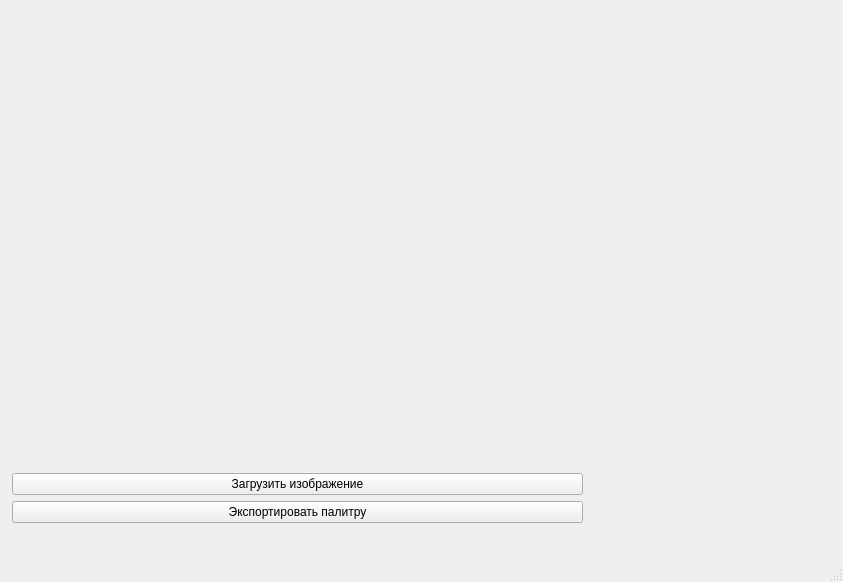
<?xml version="1.0" encoding="UTF-8"?>
<ui version="4.0">
 <class>MainWindow</class>
 <widget class="QMainWindow" name="MainWindow">
  <property name="geometry">
   <rect>
    <x>0</x>
    <y>0</y>
    <width>843</width>
    <height>582</height>
   </rect>
  </property>
  <property name="windowTitle">
   <string>Извлечение палитры</string>
  </property>
  <widget class="QWidget" name="centralwidget">
   <widget class="QWidget" name="verticalLayoutWidget">
    <property name="geometry">
     <rect>
      <x>592</x>
      <y>12</y>
      <width>241</width>
      <height>511</height>
     </rect>
    </property>
    <layout class="QVBoxLayout" name="verticalLayout_2">
     <item>
      <layout class="QVBoxLayout" name="verticalLayout_4">
       <item>
        <widget class="QLabel" name="color1">
         <property name="text">
          <string/>
         </property>
        </widget>
       </item>
       <item>
        <widget class="QLabel" name="textColor1">
         <property name="sizePolicy">
          <sizepolicy hsizetype="Preferred" vsizetype="Maximum">
           <horstretch>0</horstretch>
           <verstretch>0</verstretch>
          </sizepolicy>
         </property>
         <property name="text">
          <string/>
         </property>
         <property name="textInteractionFlags">
          <set>Qt::TextSelectableByMouse</set>
         </property>
        </widget>
       </item>
      </layout>
     </item>
     <item>
      <layout class="QVBoxLayout" name="verticalLayout_8">
       <item>
        <widget class="QLabel" name="color2">
         <property name="text">
          <string/>
         </property>
        </widget>
       </item>
       <item>
        <widget class="QLabel" name="textColor2">
         <property name="sizePolicy">
          <sizepolicy hsizetype="Preferred" vsizetype="Maximum">
           <horstretch>0</horstretch>
           <verstretch>0</verstretch>
          </sizepolicy>
         </property>
         <property name="text">
          <string/>
         </property>
         <property name="textInteractionFlags">
          <set>Qt::TextSelectableByMouse</set>
         </property>
        </widget>
       </item>
      </layout>
     </item>
     <item>
      <layout class="QVBoxLayout" name="verticalLayout_9">
       <item>
        <widget class="QLabel" name="color3">
         <property name="text">
          <string/>
         </property>
        </widget>
       </item>
       <item>
        <widget class="QLabel" name="textColor3">
         <property name="sizePolicy">
          <sizepolicy hsizetype="Preferred" vsizetype="Maximum">
           <horstretch>0</horstretch>
           <verstretch>0</verstretch>
          </sizepolicy>
         </property>
         <property name="text">
          <string/>
         </property>
         <property name="textInteractionFlags">
          <set>Qt::TextSelectableByMouse</set>
         </property>
        </widget>
       </item>
      </layout>
     </item>
     <item>
      <layout class="QVBoxLayout" name="verticalLayout_10">
       <item>
        <widget class="QLabel" name="color4">
         <property name="text">
          <string/>
         </property>
        </widget>
       </item>
       <item>
        <widget class="QLabel" name="textColor4">
         <property name="sizePolicy">
          <sizepolicy hsizetype="Preferred" vsizetype="Maximum">
           <horstretch>0</horstretch>
           <verstretch>0</verstretch>
          </sizepolicy>
         </property>
         <property name="text">
          <string/>
         </property>
         <property name="textInteractionFlags">
          <set>Qt::TextSelectableByMouse</set>
         </property>
        </widget>
       </item>
      </layout>
     </item>
     <item>
      <layout class="QVBoxLayout" name="verticalLayout_6">
       <item>
        <widget class="QLabel" name="color5">
         <property name="text">
          <string/>
         </property>
        </widget>
       </item>
       <item>
        <widget class="QLabel" name="textColor5">
         <property name="sizePolicy">
          <sizepolicy hsizetype="Preferred" vsizetype="Maximum">
           <horstretch>0</horstretch>
           <verstretch>0</verstretch>
          </sizepolicy>
         </property>
         <property name="text">
          <string/>
         </property>
         <property name="textInteractionFlags">
          <set>Qt::TextSelectableByMouse</set>
         </property>
        </widget>
       </item>
      </layout>
     </item>
     <item>
      <layout class="QVBoxLayout" name="verticalLayout_12">
       <item>
        <widget class="QLabel" name="color6">
         <property name="text">
          <string/>
         </property>
        </widget>
       </item>
       <item>
        <widget class="QLabel" name="textColor6">
         <property name="sizePolicy">
          <sizepolicy hsizetype="Preferred" vsizetype="Maximum">
           <horstretch>0</horstretch>
           <verstretch>0</verstretch>
          </sizepolicy>
         </property>
         <property name="text">
          <string/>
         </property>
         <property name="textInteractionFlags">
          <set>Qt::TextSelectableByMouse</set>
         </property>
        </widget>
       </item>
      </layout>
     </item>
    </layout>
   </widget>
   <widget class="QWidget" name="verticalLayoutWidget_2">
    <property name="geometry">
     <rect>
      <x>12</x>
      <y>12</y>
      <width>571</width>
      <height>511</height>
     </rect>
    </property>
    <layout class="QVBoxLayout" name="verticalLayout_3">
     <item>
      <widget class="QLabel" name="pictureLabel">
       <property name="text">
        <string/>
       </property>
      </widget>
     </item>
     <item>
      <widget class="QPushButton" name="loadButton">
       <property name="text">
        <string>Загрузить изображение</string>
       </property>
      </widget>
     </item>
     <item>
      <widget class="QPushButton" name="exportButton">
       <property name="text">
        <string>Экспортировать палитру</string>
       </property>
      </widget>
     </item>
    </layout>
   </widget>
  </widget>
  <widget class="QStatusBar" name="statusbar"/>
  <widget class="QMenuBar" name="menubar">
   <property name="geometry">
    <rect>
     <x>0</x>
     <y>0</y>
     <width>843</width>
     <height>29</height>
    </rect>
   </property>
  </widget>
 </widget>
 <resources/>
 <connections/>
</ui>
